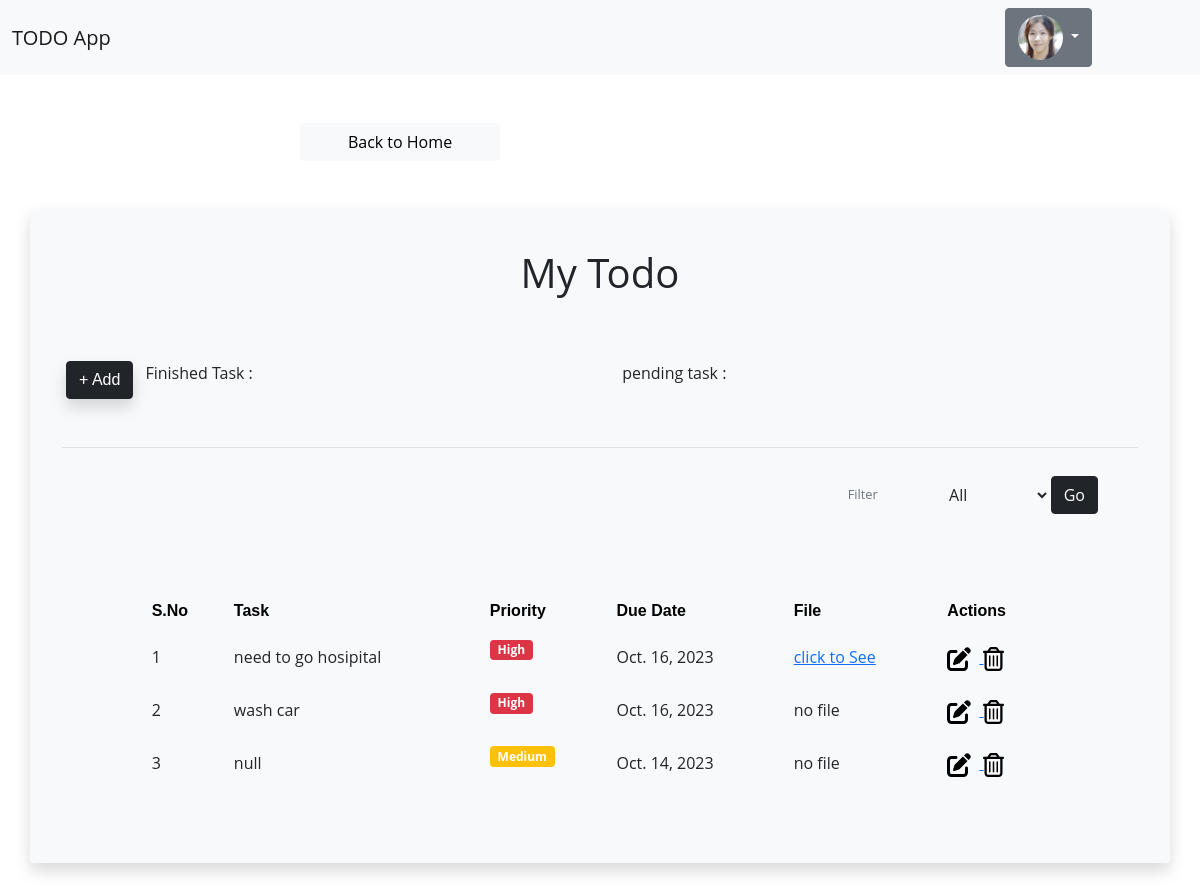
/index/request/ (signed in), run on the app's committed database.
### adApp/models.py (models this page shows, shortened)
class CustomUser(AbstractUser):
    userIMG = models.ImageField(upload_to="uploads")
    uuid = models.UUIDField(default=uuid.uuid4, editable=False)

class ListDetails(models.Model):
    PRIORTY_LEVEL = [("High", "High"), ("Medium", "Medium"), ("Low", "Low")]
    desc = models.CharField(max_length=300)
    slug = models.SlugField(unique=True)
    updateDate = models.DateField(default=timezone.now)
    due_date = models.DateField(default=timezone.now, null=True, blank=True)
    is_finished = models.BooleanField(default=False)
    fileUpload = models.FileField(upload_to="uploads/", default=None)
    priority = models.CharField(choices=PRIORTY_LEVEL, max_length=30)
    owner = models.ForeignKey(settings.AUTH_USER_MODEL,
                              on_delete=models.CASCADE)

### adApp/views.py (the view)
# urls.py: path("index/<str:showType>/", views.sort_list, name="showsortlist"),
def sort_list(request, showType):
    getFilterData = request.POST.get("sortList")
    orderData = ListDetails.objects.all()
    if getFilterData == "completed":
        orderData = ListDetails.objects.filter(
            is_finished=True, owner=request.user)
        return render(request, "index.html", {"showdetails": orderData})
    elif getFilterData == "pending":
        orderData = ListDetails.objects.filter(
            is_finished=False, owner=request.user)
        return render(request, "index.html", {"showdetails": orderData})
    else:
        orderData = ListDetails.objects.filter(owner=request.user)
        return render(request, "index.html", {"showdetails": orderData})

### templates/index.html (shortened to what this page needs)
{% extends 'base.html' %} {% load static %}
{% block content %}
<!DOCTYPE html>
<link rel="stylesheet" href="{% static 'add.css' %}" />
   {% if request.path != "/index/" %}
        <a href="{% url 'show' %}" class="btn btn-light mt-5 col-lg-2 offset-lg-3">
      Back to Home
    </a>
    {% endif %}
<div class="container m-5 p-2 rounded mx-auto bg-light shadow">
  <div class="row m-1 p-4">
    <div class="col">
      <div class="p-1 h1 text-dark text-center mx-auto display-inline-block">
        My Todo
      </div>
    </div>
  </div>
  <div class="row m-1 p-3">
    <div class="col col-11">
      <div class="row rounded p-2 add-todo-wrapper">
        <div class="row">
        <div class="col-auto px-0 mx-0 mr-2">
          <a href="{% url 'add-details' %}">
            <button
              class="btn btn-dark rounded shadow "
              style="font-family: Poppins, sans-serif">
               + Add
            </button>
          </a>
        </div>
        <div class="col-lg-6">
          <p>Finished Task : {{finishedTask}}</p>
        </div>
        <div class="col">
           <p>pending task : {{pendingTask}}</p>
        </div>
      </div>
      </div>
    </div>
  </div>
  <div class="p-2 mx-4 border-black-25 border-bottom"></div>
  <form action="{% url 'showsortlist' 'completed' %}" method="post">
  <div class="row m-1 p-3 px-5 justify-content-end">
    <div class="col-auto d-flex align-items-center">
      <label class="text-secondary my-2 pr-2 view-opt-label">Filter</label>
      <select class="custom-select custom-select-sm btn my-2" name="sortList">
     <option value="all"> <a href="{% url 'show' %}">All</a></option>
      </select>
  <button type="submit" class="btn btn-dark rounded">Go</button>
    </div>
  </div>
  </form>
  <div class="container py-5 h-100">
    <div class="row d-flex justify-content-center align-items-center h-100">
      <div class="col-md-12 col-xl-10">
        <div class="table-responsive">
              <table
                class="table  table-hover table-borderless  align-middle">
                <thead class="table-light">
                <tr style="font-family: Poppins, sans-serif">
                  <th scope="col">S.No</th>
                  <th scope="col">Task</th>
                  <th scope="col">Priority</th>
                  <th scope="col">Due Date</th>
                  <th scope="col">File</th>
                  <th scope="col text-center">Actions</th>
                  </tr>
                </thead>
                <tbody class="table-group-divider">
                  {% for i in showdetails %}
                  <td class="">{{forloop.counter}}</td>
                  <td class="align-middle">{{i.desc}}</td>
                   <td class="align-middle">
                    <h6 class="mb-0">
                      <span>
                        <p
                          class="{% if i.priority == 'High' %} badge bg-danger r {% elif i.priority == 'Medium' %} badge bg-warning {% else %} badge bg-success {%endif%}">
                          {{i.priority}}
                        </p>
                      </span>
                    </h6>
                  </td>
                  <td class="align-middle">{{i.due_date}}</td>
                  {% if i.fileUpload %}
                  <td class="align-middle">
                    <a href="{{i.fileUpload.url}}">click to See</a>
                  </td>
                  {% else %}
                  <td>no file</td>
                  {% endif %}
                  <td class="align-middle">
                    <a href="{%url 'update-details' i.slug %}">
                    </a>
                    <a href="{% url 'delete-details' i.slug%}">
                    </a>
                  </td>
                  {% endfor%}
                </tbody>
              </table>
            </div>
          </div>
        </div>
      </div>
    </div>
{% endblock %}

### templates/base.html (shortened to what this page needs)
<!DOCTYPE html>
<html lang="en">
  <head>
    <link
      href="https://cdn.jsdelivr.net/npm/bootstrap@5.0.2/dist/css/bootstrap.min.css"
      rel="stylesheet"
 />
  </head>
  <body>
    <nav class="navbar navbar-expand-lg shaodw  navbar-light bg-light">
      <div class="container-fluid">
        <div class="collapse navbar-collapse" id="navbarSupportedContent">
          <a class="navbar-brand mt-2 mt-lg-0" href="#">
            TODO App
                   </a>
            {% if request.user.is_authenticated %}
        </div>
        <div class="d-flex align-items-center">
          <div class="btn-group">
            <button class="btn" type="button" id="triggerId" data-bs-toggle="dropdown" aria-haspopup="true"
                aria-expanded="false">
      </div>
      <div class="btn-group mx-5">
        <button class="btn btn-secondary mx-5  dropdown-toggle" type="button" id="triggerId" data-bs-toggle="dropdown" aria-haspopup="true"
            aria-expanded="false">
                   {% if request.user.userIMG %}
                   <img
                   src = "{{user.userIMG.url}}"
            class="rounded-circle"
            height="45"
            alt="{{request.user}}"
            loading="lazy"
          />
          {% endif %}
        </button>
      </div>
    </div>
            {% endif %}
          </div>
    </nav>
    {% block content %} {% endblock%}
  </body>
</html>

### static/add.css (style rules this page uses)
body { font-family: "Open Sans", sans-serif; line-height: 1.6; }
.view-opt-label, .date-label { font-size: 0.8rem; }

### data on the page
CustomUser: userIMG (picture)
ListDetails: desc "need to go hosipital", priority "High", due_date "Oct. 16, 2023"
ListDetails: desc "wash car", priority "High", due_date "Oct. 16, 2023", fileUpload "no file"
ListDetails: desc "null", priority "Medium", due_date "Oct. 14, 2023", fileUpload "no file"
